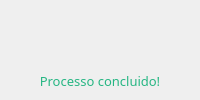
<?xml version="1.0" encoding="UTF-8"?>
<ui version="4.0">
 <class>Concluido</class>
 <widget class="QMainWindow" name="Concluido">
  <property name="geometry">
   <rect>
    <x>0</x>
    <y>0</y>
    <width>200</width>
    <height>100</height>
   </rect>
  </property>
  <property name="minimumSize">
   <size>
    <width>200</width>
    <height>100</height>
   </size>
  </property>
  <property name="maximumSize">
   <size>
    <width>200</width>
    <height>100</height>
   </size>
  </property>
  <property name="windowTitle">
   <string>SWCloud</string>
  </property>
  <property name="windowIcon">
   <iconset>
    <normaloff>SWCloud.ico</normaloff>SWCloud.ico</iconset>
  </property>
  <property name="styleSheet">
   <string notr="true">background-color: rgb(255,255,255
)</string>
  </property>
  <widget class="QWidget" name="centralwidget">
   <widget class="QLabel" name="label">
    <property name="geometry">
     <rect>
      <x>0</x>
      <y>10</y>
      <width>200</width>
      <height>61</height>
     </rect>
    </property>
    <property name="text">
     <string/>
    </property>
    <property name="pixmap">
     <pixmap>ok.png</pixmap>
    </property>
    <property name="alignment">
     <set>Qt::AlignCenter</set>
    </property>
   </widget>
   <widget class="QLabel" name="label_2">
    <property name="geometry">
     <rect>
      <x>0</x>
      <y>70</y>
      <width>200</width>
      <height>21</height>
     </rect>
    </property>
    <property name="font">
     <font>
      <family>Montserrat Medium</family>
      <pointsize>10</pointsize>
     </font>
    </property>
    <property name="styleSheet">
     <string notr="true">background-color:transparent;
color: rgb(38,182,131)</string>
    </property>
    <property name="text">
     <string>Processo concluido!</string>
    </property>
    <property name="alignment">
     <set>Qt::AlignCenter</set>
    </property>
   </widget>
  </widget>
 </widget>
 <resources/>
 <connections/>
</ui>
